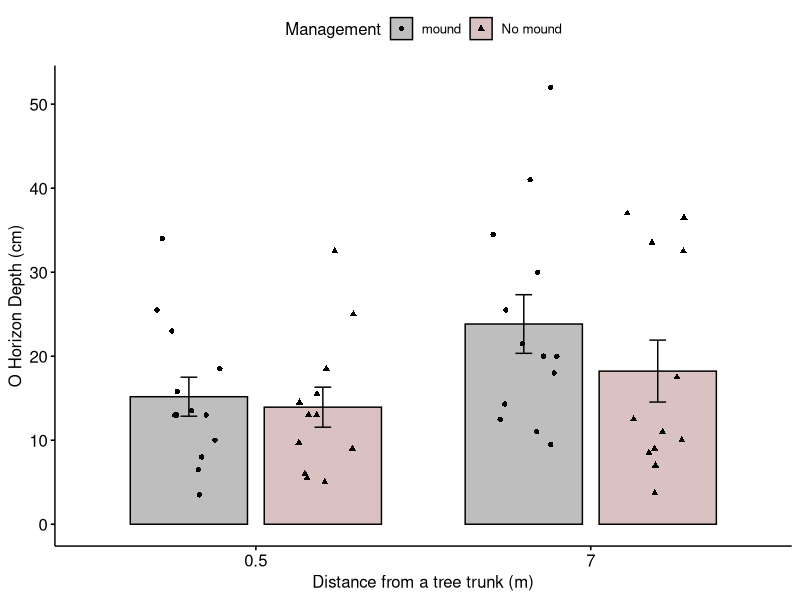
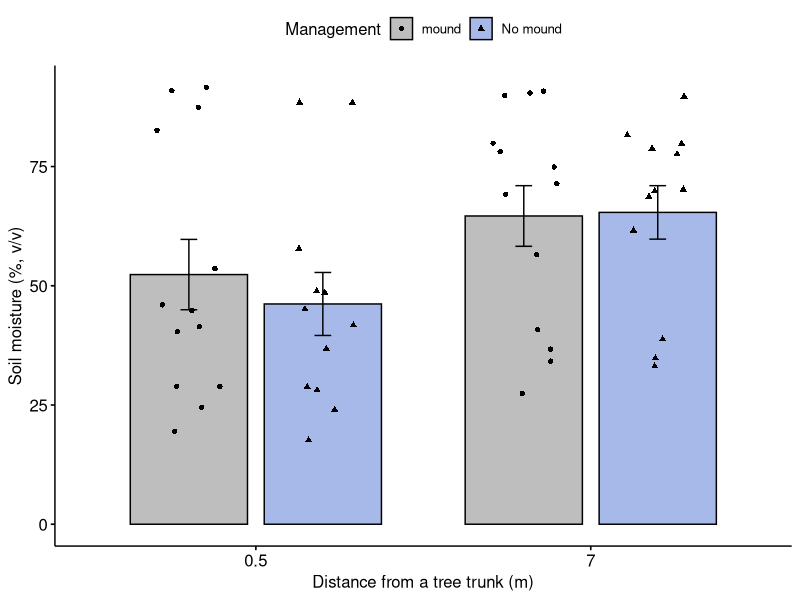
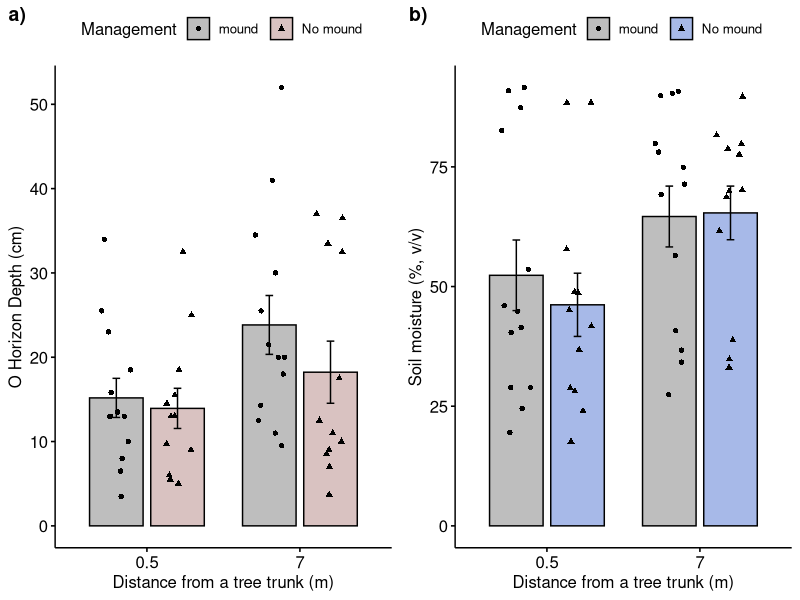

Recreate these plots in R, in order. (Note: this script raises an error after producing the figures.)
# Date: 17/09/2025 (created, latest update 14/09/2025)
# Author: Mako Shibata (s2471259@ed.ac.uk)
# Objective: Depth and moisture analyses - Management specific 

# Libraries ----
library(tidyr) #formatting
library(dplyr) #manipulation 
library(ggplot2) #visualisation
library(readr) #manipulation
library(ggpubr)
install.packages("colourpicker")

# Defining functions ----
theme.LPI <- function(){
  theme_bw()+
    theme(axis.text.x=element_text(size=12, angle=0, vjust=1, hjust=1, color="black"), 
          axis.text.y=element_text(size=12, color="black"), 
          axis.title.x=element_text(size=14, face="plain", color="black"), 
          axis.title.y=element_text(size=14, face="plain", color="black"), 
          panel.grid.major.x=element_blank(), 
          panel.grid.minor.x=element_blank(), 
          panel.grid.minor.y=element_blank(), 
          panel.grid.major.y=element_blank(), 
          plot.margin=unit(c(0.5, 0.5, 0.5, 0.5), units= , "cm"), 
          plot.title = element_text(size=20, vjust=1, hjust=0.5), 
          legend.text = element_text(size=12, face="italic", color="black"), 
          legend.title = element_blank(), 
          legend.position=c(0.9,0.9))
}


# Set the WD ----
setwd("/Users/Owner/Library/CloudStorage/OneDrive-UniversityofEdinburgh/#00_EM/Project_Soil Microclimate/EM_SoilMicroclimate")

# Import data ----
soil_all <- read.csv("soil_all.csv")
View(soil_all)

# Management-specific ----
## A) Visualisation
### Classifying tree ID based on management 
soil_all<- soil_all %>% 
  mutate(soil_all, Management = case_when(
    TreeID %in% c(1, 2, 3, 4, 5, 6, 7, 21, 22, 23, 24, 25) ~ "No mound", 
    TRUE ~ "mound"))

colnames(soil_all)
str(soil_all)
View(soil_all[soil_all$Management == "mound", ])
View(soil_all[soil_all$Management == "No mound", ])
nrow(soil_all[as.character(soil_all$Management) == "mound", ])
nrow(soil_all[as.character(soil_all$Management) == "No mound", ])

### mound = 13, No mound = 12. 

### Distance vs O Horizon depth (cm)
p8 <- ggbarplot(
  soil_all, x = "Distance", y = "Depth_cm", 
  add = c("mean_se", "jitter"), 
  add.params = list(shape = "Management"),
  fill= "Management", palette = c(
    "No mound" = "#D9C2C1", 
    "mound" = "gray"),
  position = position_dodge(0.8)
) + 
  labs(x = "Distance from a tree trunk (m)", y = "O Horizon Depth (cm)")

p8

### Distance vs Soil moisture (cm)
p9 <- ggbarplot(
  soil_all, x = "Distance", y = "Moisture_vv", 
  add = c("mean_se", "jitter"), 
  add.params = list(shape = "Management"),
  fill= "Management", palette = c(
    "No mound" = "#A7B9E8", 
    "mound" = "gray"),
  position = position_dodge(0.8)
) + 
  labs(x = "Distance from a tree trunk (m)", y = "Soil moisture (%, v/v)")

p9

combined_plot <- ggarrange(
  p8, p9,
  labels = c("a)", "b)"),
  ncol = 2, nrow = 1,
  common.legend = FALSE
)
print(combined_plot)

dev.off()

### Calculating SEs ----
#### calculating the standard error of depth. <MOUND> 
mound <- soil_all[soil_all$Management == "mound", ]
mound$count <- row_number(mound)
nrow(mound)

sd_depth_mound_0.5 = sd(mound$Depth_cm[mound$Distance == 0.5])
se_depth_mound_0.5 <- sd_depth_mound_0.5/sqrt(13)
print(se_depth_mound_0.5)
# 2.32 cm for 0.5 m 

sd_depth_mound_7.0 = sd(mound$Depth_cm[mound$Distance == 7.0])
se_depth_mound_7.0 <- sd_depth_mound_7.0/sqrt(13)
print(se_depth_mound_7.0)
# 3.49 cm for 7.0 m

#### calculating the standard error of moisture. <MOUND> 
sd_moisutre_mound_0.5 = sd(mound$Moisture_vv[mound$Distance == 0.5])
sd_moisutre_mound_0.5
se_moisture_mound_0.5 <- sd_moisutre_mound_0.5/sqrt(13)
print(se_moisture_mound_0.5)
# 7.38 % for 0.5 m 

sd_moisutre_mound_7.0 = sd(mound$Moisture_vv[mound$Distance == 7.0])
se_moisutre_mound_7.0 <- sd_moisutre_mound_7.0/sqrt(13)
print(se_moisutre_mound_7.0)
# 6.36 % for 7.0 m

#### calculating the standard error of depth. <NO MOUND> 
no_mound <- soil_all[soil_all$Management == "No mound", ]
nrow(no_mound)

sd_depth_nomound_0.5 = sd(no_mound$Depth_cm[no_mound$Distance == 0.5])
se_depth_nomound_0.5 <- sd_depth_nomound_0.5/sqrt(12)
print(se_depth_nomound_0.5)
# 2.38 cm for 0.5 m 

sd_depth_nomound_7.0 = sd(no_mound$Depth_cm[no_mound$Distance == 7.0])
se_depth_nomound_7.0 <- sd_depth_nomound_7.0/sqrt(12)
print(se_depth_nomound_7.0)
# 3.69 cm for 0.5 m 

#### calculating the standard error of moisture. <NO MOUND>
sd_moisutre_nomound_0.5 = sd(no_mound$Moisture_vv[no_mound$Distance == 0.5])
se_moisutre_nomound_0.5 <- sd_moisutre_nomound_0.5/sqrt(12)
print(se_moisutre_nomound_0.5)
# 6.61 % for 0.5 m

sd_moisutre_nomound_7.0 = sd(no_mound$Moisture_vv[no_mound$Distance == 7.0])
se_moisutre_nomound_7.0 <- sd_moisutre_nomound_7.0/sqrt(12)
print(se_moisutre_nomound_7.0)
# 5.60 % for 7.0 m

## B) Two-way ANOVA
#### Depth vs. management & tree trunk distance 
mod <- aov(Depth_cm ~ Distance * Management, data = )
depth_lm = lm(Depth_cm ~ Distance, data = mound)
depth_anov = aov(depth_lm, data = soil_birch)
summary(depth_anov)

tapply(soil_birch$Depth_cm, soil_birch$Distance, mean, na.rm=TRUE)
# No significant relation, p = 0.928. 
# Mean 0.5 m: 14.54706 cm, 0.7 m: 18.02941 

plot(depth_lm) 
# Residuals vs. fitted: linearity met. 
# Q-Q plot generally follows the same line, residuals normally distributed. 
# Residuals variances are equal. 
# No significant outliers outside the Cook's distance. 

moisture_lm <- lm(Moisture_vv ~ Distance, data = soil_birch)
moisture_anov <- aov(moisture_lm)
summary(moisture_anov)

tapply(soil_birch$Moisture_vv, soil_birch$Distance, mean, na.rm=TRUE)
# No significant relation, p = 0.822. 
# Mean 0.5 m: 49.35882%, 0.7 m: 61.09412%

plot(moisture_lm)
# Linearity met.
# Q-Q plot generally follows the same line. 
# Residual variances are generally equal.
# No significant outliers outside the Cook's distance. 
